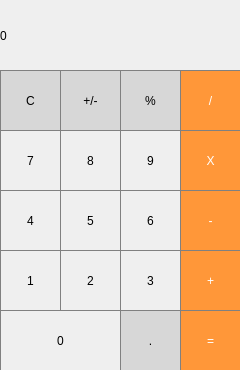
<?xml version="1.0" encoding="UTF-8"?>
<ui version="4.0">
 <class>MainWindow</class>
 <widget class="QMainWindow" name="MainWindow">
  <property name="geometry">
   <rect>
    <x>0</x>
    <y>0</y>
    <width>240</width>
    <height>370</height>
   </rect>
  </property>
  <property name="windowTitle">
   <string>MainWindow</string>
  </property>
  <widget class="QWidget" name="centralWidget">
   <widget class="QLabel" name="label">
    <property name="geometry">
     <rect>
      <x>0</x>
      <y>0</y>
      <width>241</width>
      <height>71</height>
     </rect>
    </property>
    <property name="styleSheet">
     <string notr="true">QLabel {
  qproperty-alignment: 'AlignVCenter | AlignRight';
  border: 1px solid gray;
}

background-color : white;</string>
    </property>
    <property name="text">
     <string>0</string>
    </property>
   </widget>
   <widget class="QPushButton" name="Clear">
    <property name="geometry">
     <rect>
      <x>0</x>
      <y>70</y>
      <width>61</width>
      <height>61</height>
     </rect>
    </property>
    <property name="styleSheet">
     <string notr="true">QPushButton {
  background-color: rgb(215, 215, 215);
  border: 1px solid gray;
}
QPushButton:pressed {
    background-color: qlineargradient(x1: 0, y1: 0, x2: 0, y2: 1,
                                      stop: 0 #BEBEBE, stop: 1 #D7D7D7);
}</string>
    </property>
    <property name="text">
     <string>C</string>
    </property>
   </widget>
   <widget class="QPushButton" name="PlusMinus">
    <property name="geometry">
     <rect>
      <x>60</x>
      <y>70</y>
      <width>61</width>
      <height>61</height>
     </rect>
    </property>
    <property name="styleSheet">
     <string notr="true">QPushButton {
  background-color: rgb(215, 215, 215);
  border: 1px solid gray;
}
QPushButton:pressed {
    background-color: qlineargradient(x1: 0, y1: 0, x2: 0, y2: 1,
                                      stop: 0 #BEBEBE, stop: 1 #D7D7D7);
}</string>
    </property>
    <property name="text">
     <string>+/-</string>
    </property>
   </widget>
   <widget class="QPushButton" name="Percentage">
    <property name="geometry">
     <rect>
      <x>120</x>
      <y>70</y>
      <width>61</width>
      <height>61</height>
     </rect>
    </property>
    <property name="styleSheet">
     <string notr="true">QPushButton {
  background-color: rgb(215, 215, 215);
  border: 1px solid gray;
}
QPushButton:pressed {
    background-color: qlineargradient(x1: 0, y1: 0, x2: 0, y2: 1,
                                      stop: 0 #BEBEBE, stop: 1 #D7D7D7);
}</string>
    </property>
    <property name="text">
     <string>%</string>
    </property>
   </widget>
   <widget class="QPushButton" name="Division">
    <property name="geometry">
     <rect>
      <x>180</x>
      <y>70</y>
      <width>61</width>
      <height>61</height>
     </rect>
    </property>
    <property name="styleSheet">
     <string notr="true">QPushButton {
  background-color: rgb(255, 151, 57);
  color: white; 
  border: 1px solid gray;
}

QPushButton:pressed {
    background-color: qlineargradient(x1: 0, y1: 0, x2: 0, y2: 1,
                                      stop: 0 #FF7832, stop: 1 #FF9739);
}</string>
    </property>
    <property name="text">
     <string>/</string>
    </property>
   </widget>
   <widget class="QPushButton" name="Seven">
    <property name="geometry">
     <rect>
      <x>0</x>
      <y>130</y>
      <width>61</width>
      <height>61</height>
     </rect>
    </property>
    <property name="styleSheet">
     <string notr="true">QPushButton {
   border: 1px solid gray;
}
QPushButton:pressed {
    background-color: qlineargradient(x1: 0, y1: 0, x2: 0, y2: 1,
                                      stop: 0 #dadbde, stop: 1 #f6f7fa);
}</string>
    </property>
    <property name="text">
     <string>7</string>
    </property>
   </widget>
   <widget class="QPushButton" name="Eight">
    <property name="geometry">
     <rect>
      <x>60</x>
      <y>130</y>
      <width>61</width>
      <height>61</height>
     </rect>
    </property>
    <property name="styleSheet">
     <string notr="true">QPushButton {
   border: 1px solid gray;
}
QPushButton:pressed {
    background-color: qlineargradient(x1: 0, y1: 0, x2: 0, y2: 1,
                                      stop: 0 #dadbde, stop: 1 #f6f7fa);
}</string>
    </property>
    <property name="text">
     <string>8</string>
    </property>
   </widget>
   <widget class="QPushButton" name="Nine">
    <property name="geometry">
     <rect>
      <x>120</x>
      <y>130</y>
      <width>61</width>
      <height>61</height>
     </rect>
    </property>
    <property name="styleSheet">
     <string notr="true">QPushButton {
   border: 1px solid gray;
}
QPushButton:pressed {
    background-color: qlineargradient(x1: 0, y1: 0, x2: 0, y2: 1,
                                      stop: 0 #dadbde, stop: 1 #f6f7fa);
}</string>
    </property>
    <property name="text">
     <string>9</string>
    </property>
   </widget>
   <widget class="QPushButton" name="Multiply">
    <property name="geometry">
     <rect>
      <x>180</x>
      <y>130</y>
      <width>61</width>
      <height>61</height>
     </rect>
    </property>
    <property name="styleSheet">
     <string notr="true">QPushButton {
  background-color: rgb(255, 151, 57);
  color: white; 
  border: 1px solid gray;
}

QPushButton:pressed {
    background-color: qlineargradient(x1: 0, y1: 0, x2: 0, y2: 1,
                                      stop: 0 #FF7832, stop: 1 #FF9739);
}</string>
    </property>
    <property name="text">
     <string>X</string>
    </property>
   </widget>
   <widget class="QPushButton" name="Four">
    <property name="geometry">
     <rect>
      <x>0</x>
      <y>190</y>
      <width>61</width>
      <height>61</height>
     </rect>
    </property>
    <property name="styleSheet">
     <string notr="true">QPushButton {
   border: 1px solid gray;
}
QPushButton:pressed {
    background-color: qlineargradient(x1: 0, y1: 0, x2: 0, y2: 1,
                                      stop: 0 #dadbde, stop: 1 #f6f7fa);
}</string>
    </property>
    <property name="text">
     <string>4</string>
    </property>
   </widget>
   <widget class="QPushButton" name="Five">
    <property name="geometry">
     <rect>
      <x>60</x>
      <y>190</y>
      <width>61</width>
      <height>61</height>
     </rect>
    </property>
    <property name="styleSheet">
     <string notr="true">QPushButton {
   border: 1px solid gray;
}
QPushButton:pressed {
    background-color: qlineargradient(x1: 0, y1: 0, x2: 0, y2: 1,
                                      stop: 0 #dadbde, stop: 1 #f6f7fa);
}</string>
    </property>
    <property name="text">
     <string>5</string>
    </property>
   </widget>
   <widget class="QPushButton" name="Six">
    <property name="geometry">
     <rect>
      <x>120</x>
      <y>190</y>
      <width>61</width>
      <height>61</height>
     </rect>
    </property>
    <property name="styleSheet">
     <string notr="true">QPushButton {
   border: 1px solid gray;
}
QPushButton:pressed {
    background-color: qlineargradient(x1: 0, y1: 0, x2: 0, y2: 1,
                                      stop: 0 #dadbde, stop: 1 #f6f7fa);
}</string>
    </property>
    <property name="text">
     <string>6</string>
    </property>
   </widget>
   <widget class="QPushButton" name="Minus">
    <property name="geometry">
     <rect>
      <x>180</x>
      <y>190</y>
      <width>61</width>
      <height>61</height>
     </rect>
    </property>
    <property name="styleSheet">
     <string notr="true">QPushButton {
  background-color: rgb(255, 151, 57);
  color: white; 
  border: 1px solid gray;
}

QPushButton:pressed {
    background-color: qlineargradient(x1: 0, y1: 0, x2: 0, y2: 1,
                                      stop: 0 #FF7832, stop: 1 #FF9739);
}</string>
    </property>
    <property name="text">
     <string>-</string>
    </property>
   </widget>
   <widget class="QPushButton" name="One">
    <property name="geometry">
     <rect>
      <x>0</x>
      <y>250</y>
      <width>61</width>
      <height>61</height>
     </rect>
    </property>
    <property name="styleSheet">
     <string notr="true">QPushButton {
   border: 1px solid gray;
}
QPushButton:pressed {
    background-color: qlineargradient(x1: 0, y1: 0, x2: 0, y2: 1,
                                      stop: 0 #dadbde, stop: 1 #f6f7fa);
}</string>
    </property>
    <property name="text">
     <string>1</string>
    </property>
   </widget>
   <widget class="QPushButton" name="Two">
    <property name="geometry">
     <rect>
      <x>60</x>
      <y>250</y>
      <width>61</width>
      <height>61</height>
     </rect>
    </property>
    <property name="styleSheet">
     <string notr="true">QPushButton {
   border: 1px solid gray;
}
QPushButton:pressed {
    background-color: qlineargradient(x1: 0, y1: 0, x2: 0, y2: 1,
                                      stop: 0 #dadbde, stop: 1 #f6f7fa);
}</string>
    </property>
    <property name="text">
     <string>2</string>
    </property>
   </widget>
   <widget class="QPushButton" name="Three">
    <property name="geometry">
     <rect>
      <x>120</x>
      <y>250</y>
      <width>61</width>
      <height>61</height>
     </rect>
    </property>
    <property name="styleSheet">
     <string notr="true">QPushButton {
   border: 1px solid gray;
}
QPushButton:pressed {
    background-color: qlineargradient(x1: 0, y1: 0, x2: 0, y2: 1,
                                      stop: 0 #dadbde, stop: 1 #f6f7fa);
}</string>
    </property>
    <property name="text">
     <string>3</string>
    </property>
   </widget>
   <widget class="QPushButton" name="Plus">
    <property name="geometry">
     <rect>
      <x>180</x>
      <y>250</y>
      <width>61</width>
      <height>61</height>
     </rect>
    </property>
    <property name="styleSheet">
     <string notr="true">QPushButton {
  background-color: rgb(255, 151, 57);
  color: white; 
  border: 1px solid gray;
}

QPushButton:pressed {
    background-color: qlineargradient(x1: 0, y1: 0, x2: 0, y2: 1,
                                      stop: 0 #FF7832, stop: 1 #FF9739);
}</string>
    </property>
    <property name="text">
     <string>+</string>
    </property>
   </widget>
   <widget class="QPushButton" name="Dot">
    <property name="geometry">
     <rect>
      <x>120</x>
      <y>310</y>
      <width>61</width>
      <height>61</height>
     </rect>
    </property>
    <property name="styleSheet">
     <string notr="true">QPushButton {
  background-color: rgb(215, 215, 215);
  border: 1px solid gray;
}
QPushButton:pressed {
    background-color: qlineargradient(x1: 0, y1: 0, x2: 0, y2: 1,
                                      stop: 0 #BEBEBE, stop: 1 #D7D7D7);
}</string>
    </property>
    <property name="text">
     <string>.</string>
    </property>
   </widget>
   <widget class="QPushButton" name="Equal">
    <property name="geometry">
     <rect>
      <x>180</x>
      <y>310</y>
      <width>61</width>
      <height>61</height>
     </rect>
    </property>
    <property name="styleSheet">
     <string notr="true">QPushButton {
  background-color: rgb(255, 151, 57);
  color: white; 
  border: 1px solid gray;
}

QPushButton:pressed {
    background-color: qlineargradient(x1: 0, y1: 0, x2: 0, y2: 1,
                                      stop: 0 #FF7832, stop: 1 #FF9739);
}</string>
    </property>
    <property name="text">
     <string>=</string>
    </property>
   </widget>
   <widget class="QPushButton" name="Zero">
    <property name="geometry">
     <rect>
      <x>0</x>
      <y>310</y>
      <width>121</width>
      <height>61</height>
     </rect>
    </property>
    <property name="styleSheet">
     <string notr="true">QPushButton {
   border: 1px solid gray;
}
QPushButton:pressed {
    background-color: qlineargradient(x1: 0, y1: 0, x2: 0, y2: 1,
                                      stop: 0 #dadbde, stop: 1 #f6f7fa);
}</string>
    </property>
    <property name="text">
     <string>0</string>
    </property>
   </widget>
  </widget>
 </widget>
 <layoutdefault spacing="6" margin="11"/>
 <resources/>
 <connections/>
</ui>
